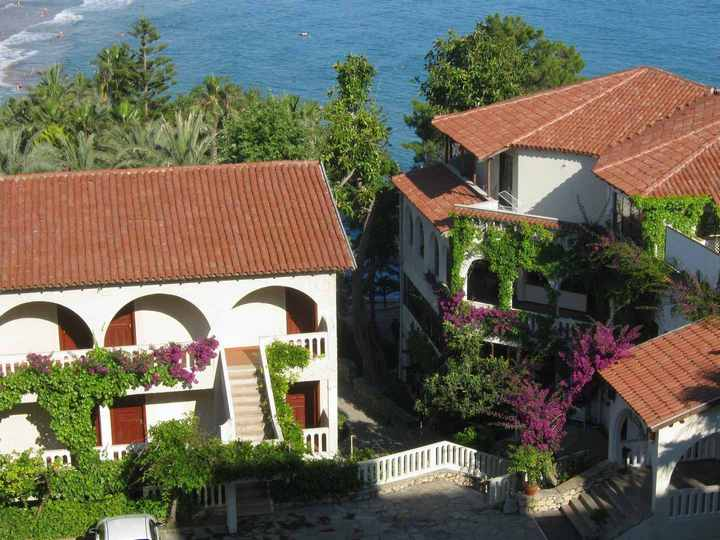
#> input picture practice 2 bezie/roof_half.JPG, 720 x 540 px, found by its file name
$ python 1+.py
#> lines starting #> are read from the running program, lines starting #| are printed output that depends on the picture; after the words box and inside, x2 and y2 are one past the last pixel; in counts of white or black regions, pixels touching at a corner belong together
import random
from PIL import Image, ImageDraw #Подключим необходимые библиотеки

def sign(x): # знак числа
        if x > 0:
                return 1
        if x < 0:
                return -1
        return 0
def line(x1, y1, x2, y2):  # рисуем линию из точки (x1,y1) в точку (x2,y2)
        dX = abs(x2 - x1)
        dY = abs(y2 - y1)
        if dX >= dY: # если наклон по X больше Y, то X меняем на 1 и смотрим Y
            if x1 > x2: # если точка 2 правее точки 1, меняем их местами
                    x1, x2 = x2, x1
                    y1, y2 = y2, y1
            err = 0 # накапливаемая "ошибка"
            dErr = dY
            y = y1
            dirY = sign(y2 - y1)
            for x in range(x1, x2 + 1):
                    draw.point((x,y),(0,0,0))
                    err += dErr
                    if err + err >= dX:
                            y += dirY
                            err -= dX
        else: # если наклон по Y больше, то, наоборот, Y меняем на 1 и смотрим X
            if y1 > y2: # если точка 2 ближе точки 1, меняем их местами
                    x1, x2 = x2, x1
                    y1, y2 = y2, y1
            err = 0 # накапливаемая "ошибка"
            dErr = dX
            x = x1
            dirX = sign(x2 - x1)
            for y in range(y1, y2 + 1):
                    draw.point((x,y),(0,0,0))
                    err += dErr
                    if err + err >= dY:
                            x += dirX
                            err -= dY
def bezie(p0, p1, p2, p3):
	oldBx = p0[0]
	oldBy = p0[1]
	for i in range(101):
		t = i / 100
		Bx = int((1-t)*(1-t)*(1-t)*p0[0] + 3*t*(1-t)*(1-t)*p1[0] + 3*t*t*(1-t)*p2[0] + t*t*t*p3[0])
		By = int((1-t)*(1-t)*(1-t)*p0[1] + 3*t*(1-t)*(1-t)*p1[1] + 3*t*t*(1-t)*p2[1] + t*t*t*p3[1])
		line(oldBx, oldBy, Bx, By)
		oldBx = Bx
		oldBy = By

image = Image.open("roof_half.jpg") #Открываем изображение
#> image is the input picture: PIL image 720x540 RGB; mean R, G, B 106.8, 103.9, 88.5
draw = ImageDraw.Draw(image) #Создаем инструмент для рисования
width  = image.size[0] #Определяем ширину
#> width = 720
height = image.size[1] #Определяем высоту
#> height = 540
pix = image.load() #Выгружаем значения пикселей
for x in range(width):
        for y in range(height):
                draw.point((x, y), (255, 255, 255))

line(width*2//5, height//4, width*3//5, height//4)
#> after the loop in line, `for x in range(x1, x2 + 1):`: err = 0; y = 135
line(width*2//5, height*3//4, width*3//5, height*3//4)

bezie((width*2//5,height//4), (width//2,height*9//20), (0,height*19//32), (width*2//5,height*3//4))
bezie((width*3//5, height//4), (width//2,height*9//20), (width,height*19//32), (width*3//5, height*3//4))


image.show()
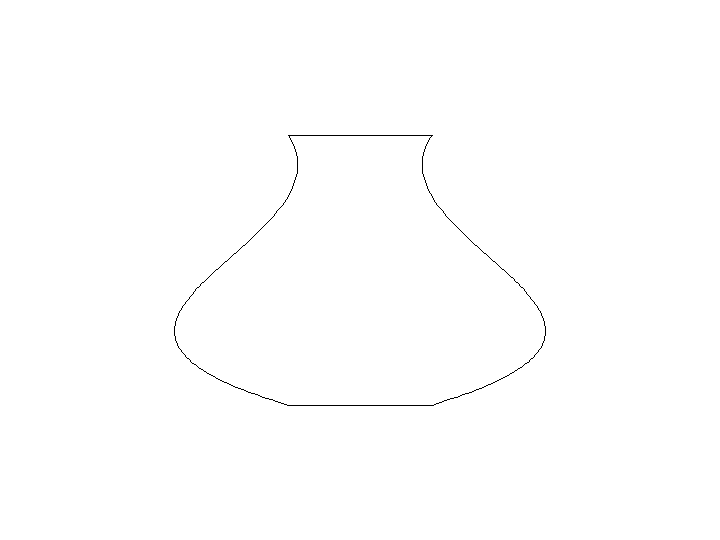
#> shown: PIL image 720x540 RGB; 99.8% white; black in thin lines or dots, all inside (x1, y1, x2, y2) = (174, 135, 546, 406)
#image.save("result.jpg")
del draw
